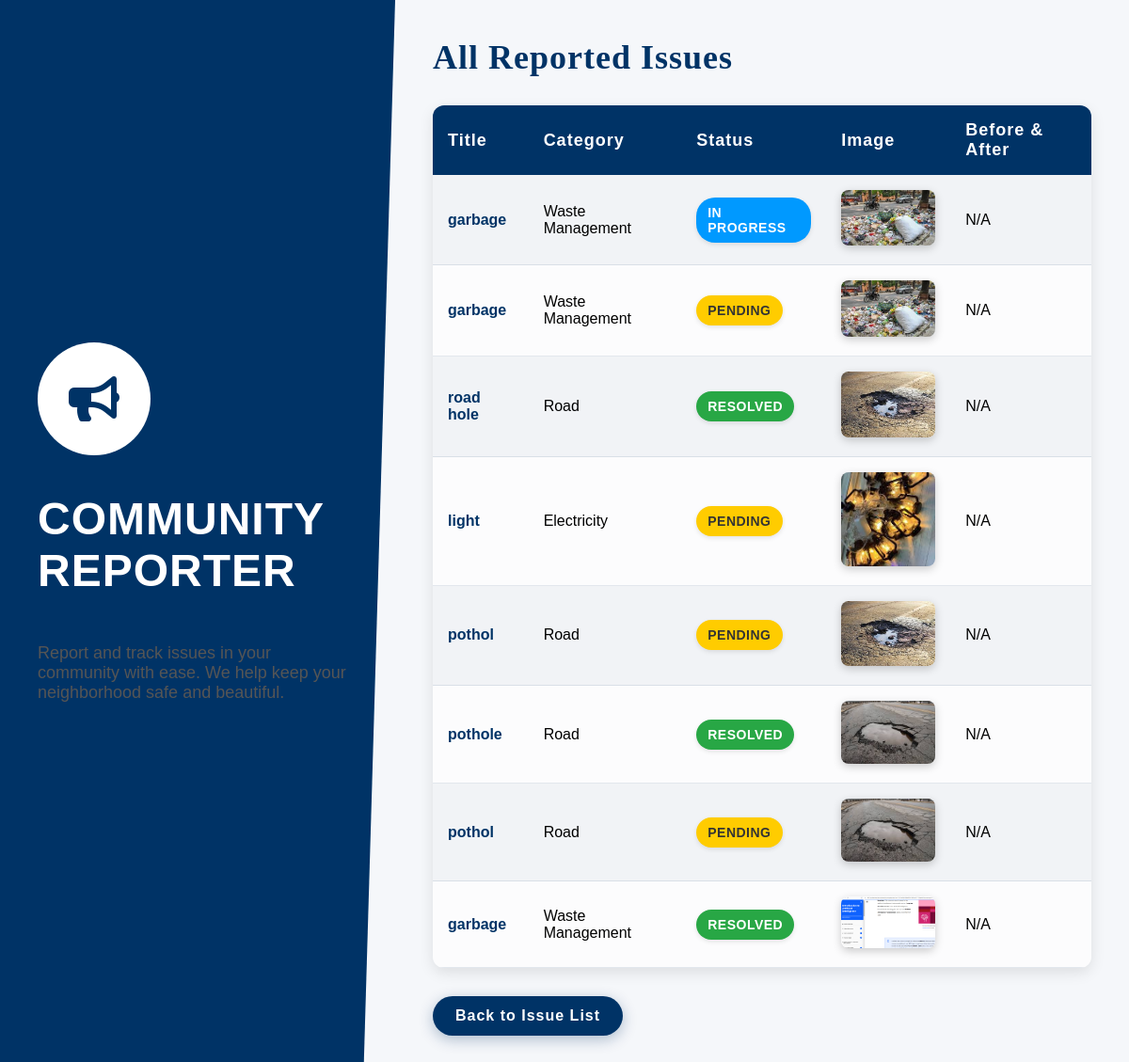
/issues/view_issues/, run on the app's committed database.
### reports/models.py (models this page shows, shortened)
class Issue(models.Model):
    CATEGORY_CHOICES = [
        ('Road', 'Road'),
        ('Electricity', 'Electricity'),
        ('Water', 'Water'),
        ('Internet', 'Internet'),
        ('Public Transport', 'Public Transport'),
        ('Waste Management', 'Waste Management'),
        ('Other', 'Other'),
    ]
    STATUS_CHOICES = [
        ('Pending', 'Pending'),
        ('In Progress', 'In Progress'),
        ('Resolved', 'Resolved'),
        ('Sent to Government', 'Sent to Government'),
    ]
    title = models.CharField(max_length=255)
    description = models.TextField()
    category = models.CharField(max_length=50, choices=CATEGORY_CHOICES, default='Other')
    location = models.CharField(max_length=255, blank=True, default="")  # Allow empty location
    image = models.ImageField(upload_to='issue_images/', null=True, blank=True)
    status = models.CharField(max_length=30, choices=STATUS_CHOICES, default='Pending')
    votes_count = models.IntegerField(default=0)
    user = models.ForeignKey(User, on_delete=models.CASCADE, null=True, blank=True)  # Allow anonymous reporting
    lat = models.FloatField(null=True, blank=True)  # Latitude
    lng = models.FloatField(null=True, blank=True)  # Longitude
    created_at = models.DateTimeField(auto_now_add=True)
    token = models.CharField(max_length=255, default=uuid.uuid4, unique=True)  # Add a token field

### reports/views.py (the view)
# urls.py: path('view_issues/', view_issues, name='view_issues'),  # URL for viewing reported issues
def view_issues(request):
    issues = Issue.objects.all().order_by('-created_at')  # Fetch all issues sorted by latest
    return render(request, 'reports/view_issues.html', {'issues': issues})

### reports/templates/reports/view_issues.html (shortened to what this page needs)
<!DOCTYPE html>
<html lang="en">
<head>
    <link href="https://cdnjs.cloudflare.com/ajax/libs/font-awesome/5.15.4/css/all.min.css" rel="stylesheet">
</head>
<body>
    <div class="sidebar">
        <div class="logo-container">
            <i class="fas fa-bullhorn logo"></i>
        </div>
        <h1>COMMUNITY REPORTER</h1>
        <p>Report and track issues in your community with ease. We help keep your neighborhood safe and beautiful.</p>
    </div>
    <div class="main">
        <div class="container">
            <h2>All Reported Issues</h2>
            {% if issues %}
                <table>
                    <tr>
                        <th>Title</th>
                        <th>Category</th>
                        <th>Status</th>
                        <th>Image</th>
                        <th>Before & After</th>
                    </tr>
                    {% for issue in issues %}
                    <tr>
                        <td>
                            <a href="{% url 'issue_detail' issue.id %}" style="color: #003366; font-weight: bold; text-decoration: none;">
                              {{ issue.title }}
                            </a>
                          </td>
                        <td>{{ issue.category }}</td>
                        <td>
                            <span class="status
                                {% if issue.status == 'Pending' %}pending
                                {% elif issue.status == 'In Progress' %}in-progress
                                {% elif issue.status == 'Resolved' %}resolved{% endif %}">
                                {{ issue.status }}
                            </span>
                        </td>
                        <td>
                            {% if issue.image %}
                                <img src="{{ issue.image.url }}" alt="Issue Image" class="issue-image">
                            {% else %}
                                No Image
                            {% endif %}
                        </td>
                        <td>
                            {% if issue.status == 'Resolved' and issue.before_image and issue.after_image %}
                                <div class="image-container">
                                    <img src="{{ issue.before_image.url }}" alt="Before">
                                    <img src="{{ issue.after_image.url }}" alt="After">
                                </div>
                            {% else %}
                                N/A
                            {% endif %}
                        </td>
                    </tr>
                    {% endfor %}
                </table>
            {% else %}
                <p>No reported issues available.</p>
            {% endif %}
            <a href="{% url 'issue_list' %}" class="button">Back to Issue List</a>
        </div>
    </div>
</body>
</html>

### reports/templates/reports/view_issues.html (style rules this page uses)
* { margin: 0; padding: 0; box-sizing: border-box; }
body { font-family: 'Fairwater', 'Adorn Serif', 'Adorn Condensed', Arial, sans-serif; margin: 0; padding: 0; min-height: 100vh; display: flex; background-color: #f5f7fa; }
.sidebar { width: 35%; background-color: #003366; color: white; position: relative; padding: 40px; display: flex; flex-direction: column; justify-content: center; clip-path: polygon(0 0, 100% 0, 92% 100%, 0 100%); }
.logo-container { width: 120px; height: 120px; background-color: white; border-radius: 50%; display: flex; align-items: center; justify-content: center; margin-bottom: 40px; }
.logo { color: #003366; font-size: 48px; }
.sidebar h1 { font-family: 'Adorn Condensed', sans-serif; font-size: 48px; margin-bottom: 20px; letter-spacing: 1px; }
.main { flex: 1; padding: 40px; overflow-y: auto; }
.container { max-width: 1200px; width: 100%; margin: 0 auto; }
h2 { font-family: 'Adorn Serif', serif; color: #003366; margin-bottom: 30px; font-size: 36px; letter-spacing: 1px; }
table { width: 100%; border-collapse: separate; border-spacing: 0; margin-top: 30px; border-radius: 12px; overflow: hidden; box-shadow: 0 5px 15px rgba(0, 0, 0, 0.1); }
th, td { padding: 16px; text-align: left; border: none; transition: all 0.3s ease; }
th { font-family: 'Adorn Condensed', sans-serif; background-color: #003366; color: white; font-weight: 600; letter-spacing: 1px; font-size: 18px; }
tr:nth-child(even) { background-color: rgba(240, 242, 245, 0.7); }
tr:nth-child(odd) { background-color: rgba(255, 255, 255, 0.7); }
td { font-family: 'Fairwater', sans-serif; font-size: 16px; border-bottom: 1px solid rgba(0, 51, 102, 0.1); }
.status { font-weight: bold; padding: 8px 12px; border-radius: 20px; display: inline-block; text-transform: uppercase; font-size: 14px; letter-spacing: 0.5px; box-shadow: 0 2px 5px rgba(0, 0, 0, 0.1); transition: all 0.3s ease; }
.pending { background-color: #ffcc00; color: #333; }
.in-progress { background-color: #0099ff; color: white; }
.resolved { background-color: #28a745; color: white; }
.issue-image { max-width: 100px; height: auto; border-radius: 8px; box-shadow: 0 3px 10px rgba(0, 0, 0, 0.2); transition: transform 0.3s ease; }
.button { display: inline-block; margin-top: 30px; text-decoration: none; font-weight: bold; color: white; background-color: #003366; padding: 12px 24px; border-radius: 50px; font-family: 'Adorn Condensed', sans-serif; letter-spacing: 1px; box-shadow: 0 4px 15px rgba(0, 51, 102, 0.3); transition: all 0.3s ease; }
p { font-family: 'Fairwater', sans-serif; font-size: 18px; color: #555; margin: 30px 0; }

### data on the page
Issue: title "garbage", category "Waste Management", status "IN PROGRESS", image (picture), shows "N/A"
Issue: title "garbage", category "Waste Management", status "PENDING", image (picture), shows "N/A"
Issue: title "road hole", category "Road", status "RESOLVED", image (picture), shows "N/A"
Issue: title "light", category "Electricity", status "PENDING", image (picture), shows "N/A"
Issue: title "pothol", category "Road", status "PENDING", image (picture), shows "N/A"
Issue: title "pothole", category "Road", status "RESOLVED", image (picture), shows "N/A"
Issue: title "pothol", category "Road", status "PENDING", image (picture), shows "N/A"
Issue: title "garbage", category "Waste Management", status "RESOLVED", image (picture), shows "N/A"
